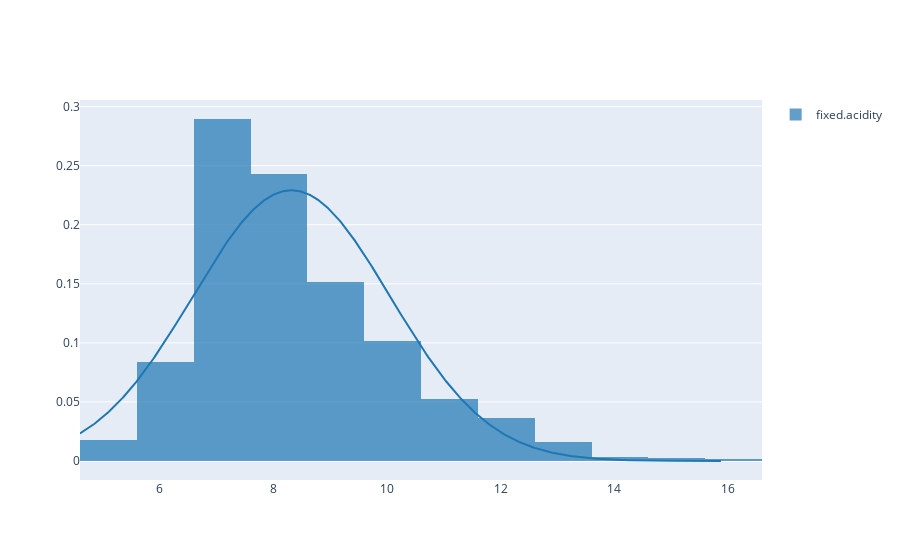

Write notebook code for a chart like this one.
### Markdown cell above
<div style="text-align: center;">
    <img src="../../recursos/2023-01/16-Detección-anomalias/norm.png" style="width: 75%;">
</div>

### Code cell
import plotly.figure_factory as ff

# Create distplot with curve_type set to 'normal'
fig = ff.create_distplot(
    [df["fixed.acidity"].values], ["fixed.acidity"], curve_type="normal", show_rug=False
)
fig.show()

### Figure 1 — Plotly figure (JSON) as saved in the notebook; plotly's stock layout.template omitted (floating-point values rounded to 4 significant figures; data arrays with more than 128 entries replaced by an {"elided": "..."} marker saying what was removed)
{"data": [{"autobinx": false, "histnorm": "probability density", "legendgroup": "fixed.acidity", "marker": {"color": "rgb(31, 119, 180)"}, "name": "fixed.acidity", "opacity": 0.7, "type": "histogram", "x": {"elided": "1599 float values"}, "xaxis": "x", "xbins": {"end": 15.9, "size": 1, "start": 4.6}, "yaxis": "y"}, {"legendgroup": "fixed.acidity", "marker": {"color": "rgb(31, 119, 180)"}, "mode": "lines", "name": "fixed.acidity", "showlegend": false, "type": "scatter", "x": {"elided": "500 float values"}, "xaxis": "x", "y": {"elided": "500 float values"}, "yaxis": "y"}], "layout": {"barmode": "overlay", "hovermode": "closest", "legend": {"traceorder": "reversed"}, "xaxis": {"anchor": "y2", "domain": [0, 1], "zeroline": false}, "yaxis": {"anchor": "free", "domain": [0, 1], "position": 0}}}
